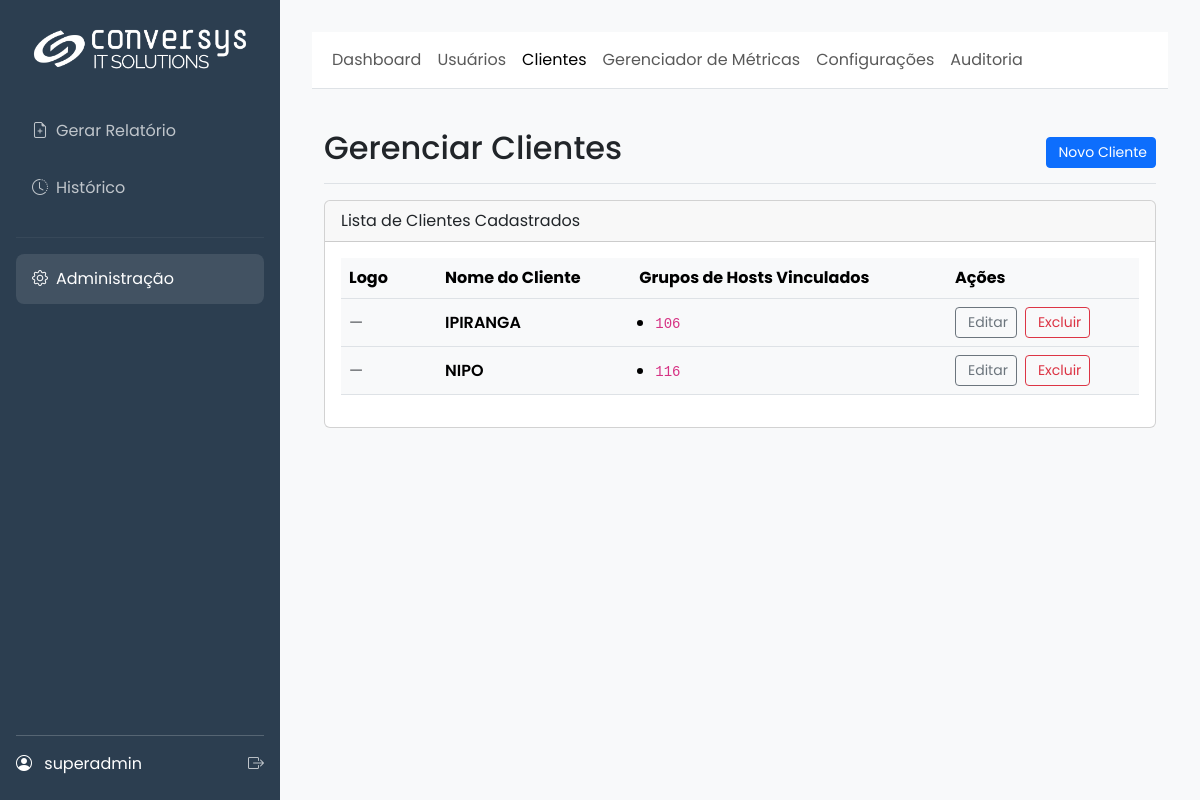
The app's page /admin/clients (signed in) with its own data.
### app/models.py (models this page shows, shortened)
class SystemConfig(db.Model):
    id = db.Column(db.Integer, primary_key=True)
    company_name = db.Column(db.String(100), default="Conversys IT Solutions")
    footer_text = db.Column(db.String(255), default=f"Conversys IT Solutions Copyright {dt.datetime.now().year} – Todos os direitos Reservados | Política de privacidade")
    primary_color = db.Column(db.String(7), default="#2c3e50")
    secondary_color = db.Column(db.String(7), default="#3498db")
    logo_dark_bg_path = db.Column(db.String(255), nullable=True)
    logo_light_bg_path = db.Column(db.String(255), nullable=True)
    login_background_path = db.Column(db.String(255), nullable=True)
    default_cover_path = db.Column(db.String(255), nullable=True)
    color_scheme = db.Column(db.String(10), default="light")
    color_bg_main = db.Column(db.String(7), default="#f8f9fa")
    color_bg_card = db.Column(db.String(7), default="#ffffff")
    color_text_light = db.Column(db.String(7), default="#212529")
    color_border = db.Column(db.String(7), default="#dee2e6")
    login_media_path = db.Column(db.String(255), nullable=True)
    report_cover_path = db.Column(db.String(255), nullable=True)
    report_final_page_path = db.Column(db.String(255), nullable=True)

class User(UserMixin, db.Model):
    id = db.Column(db.Integer, primary_key=True)
    username = db.Column(db.String(64), index=True, unique=True)
    email = db.Column(db.String(120), index=True, unique=True)
    password_hash = db.Column(db.String(256))
    role_id = db.Column(db.Integer, db.ForeignKey('role.id'))
    reports = db.relationship('Report', backref='user', lazy='dynamic')
    clients = db.relationship('Client', secondary=user_client_association, back_populates='users')
    def has_role(self, role_name):
        return self.role.name == role_name

class Client(db.Model):
    id = db.Column(db.Integer, primary_key=True)
    name = db.Column(db.String(100), nullable=False, unique=True)
    zabbix_url = db.Column(db.String(255), nullable=False)
    zabbix_user = db.Column(db.String(100), nullable=False)
    zabbix_password = db.Column(db.String(255), nullable=False)
    logo_path = db.Column(db.String(255))
    reports = db.relationship('Report', backref='client', lazy='dynamic')
    users = db.relationship('User', secondary=user_client_association, back_populates='clients')
    zabbix_groups = db.relationship('ClientZabbixGroup', backref='client', lazy='dynamic', cascade="all, delete-orphan")

class ClientZabbixGroup(db.Model):
    id = db.Column(db.Integer, primary_key=True)
    client_id = db.Column(db.Integer, db.ForeignKey('client.id'), nullable=False)
    group_id = db.Column(db.String(50), nullable=False)

### app/admin/routes.py (the view)
@admin.route('/clients')
@admin_required
def list_clients():
    _ensure_request_id()
    _log_debug("Listando clientes")
    clients = Client.query.all()
    return render_template('admin/clients.html', clients=clients, title="Clientes")

### app/__init__.py (called while the page is built)
@login_manager.user_loader
def load_user(user_id):
    from .models import User
    return db.session.get(User, int(user_id))

def _ensure_request_id():
    rid = getattr(g, "request_id", None)
    if not rid:
        rid = uuid.uuid4().hex
        g.request_id = rid
    return rid

### app/admin/routes.py (called while the page is built)
def _ensure_request_id():
    if not getattr(g, "request_id", None):
        g.request_id = uuid.uuid4().hex
    return g.request_id

def _log_debug(msg, **extra):
    rid = _ensure_request_id()
    payload = {"rid": rid, **extra}
    try:
        current_app.logger.debug(f"{msg} | {payload}")
    except Exception:
        print(f"DEBUG {msg} | {payload}")

### app/main/routes.py (called while the page is built)
@main.before_app_request
def before_request_func():
    g.sys_config = SystemConfig.query.first()

### app/utils.py (called while the page is built)
def admin_required(f):
    @wraps(f)
    @login_required
    def decorated_function(*args, **kwargs):
        if not (current_user.has_role('admin') or current_user.has_role('super_admin')):
            flash('Acesso negado. Você não tem permissão para acessar esta área.', 'danger')
            return redirect(url_for('main.gerar_form'))
        return f(*args, **kwargs)
    return decorated_function

### app/templates/admin/clients.html (shortened to what this page needs)
{% extends 'admin/base.html' %}
{% block admin_content %}
<div class="container-fluid">
    <div class="d-flex justify-content-between flex-wrap flex-md-nowrap align-items-center pt-3 pb-2 mb-3 border-bottom">
        <h1 class="h2">Gerenciar Clientes</h1>
        <div class="btn-toolbar mb-2 mb-md-0">
            <a href="{{ url_for('admin.add_client') }}" class="btn btn-sm btn-primary" id="btn-novo-cliente" data-debug="novo-cliente">
                 Novo Cliente
            </a>
        </div>
    </div>
    <div class="card" id="card-clientes">
        <div class="card-header">
            Lista de Clientes Cadastrados
        </div>
        <div class="card-body">
            <div class="table-responsive">
                <table class="table table-hover align-middle" id="tabela-clientes">
                    <thead>
                        <tr>
                            <th style="width: 6rem;">Logo</th>
                            <th>Nome do Cliente</th>
                            <th>Grupos de Hosts Vinculados</th>
                            <th style="width: 12rem;">Ações</th>
                        </tr>
                    </thead>
                    <tbody>
                        {% for client in clients %}
                        <tr data-client-id="{{ client.id }}">
                            <td>
                                {% if client.logo_path %}
                                    <img src="{{ url_for('main.uploaded_file', filename=client.logo_path) }}"
                                         alt="Logo {{ client.name }}" class="bg-light border rounded p-1"
                                         style="height:40px;max-width:120px;object-fit:contain">
                                {% else %}
                                    <span class="text-muted">—</span>
                                {% endif %}
                            </td>
                            <td class="fw-semibold">{{ client.name }}</td>
                            <td>
                                {% if client.zabbix_groups.count() > 0 %}
                                    <ul class="mb-0 ps-3">
                                        {% for g in client.zabbix_groups.all() %}
                                            <li><code>{{ g.group_id }}</code></li>
                                        {% endfor %}
                                    </ul>
                                {% else %}
                                    <span class="text-muted">Nenhum grupo vinculado</span>
                                {% endif %}
                            </td>
                            <td>
                                <div class="d-flex gap-2">
                                    <a class="btn btn-sm btn-outline-secondary"
                                       href="{{ url_for('admin.edit_client', client_id=client.id) }}"
                                       title="Editar" data-debug="editar">
                                         Editar
                                    </a>
                                    <form method="POST"
                                          action="{{ url_for('admin.delete_client', client_id=client.id) }}"
                                          class="d-inline-block form-delete-cliente"
                                          data-client-id="{{ client.id }}">
                                        <button type="submit" class="btn btn-sm btn-outline-danger"
                                                title="Excluir" data-debug="excluir">
                                             Excluir
                                        </button>
                                    </form>
                                </div>
                            </td>
                        </tr>
                        {% else %}
                        <tr>
                            <td colspan="4" class="text-center text-muted p-4">Nenhum cliente cadastrado.</td>
                        </tr>
                        {% endfor %}
                    </tbody>
                </table>
            </div>
        </div>
    </div>
</div>
{% endblock %}

### app/templates/base.html (shortened to what this page needs)
<!DOCTYPE html>
<html lang="pt-br" data-bs-theme="{{ g.sys_config.color_scheme | default('dark') }}">
<head>
    <link href="https://cdn.jsdelivr.net/npm/bootstrap@5.3.3/dist/css/bootstrap.min.css" rel="stylesheet">
    <link rel="stylesheet" href="https://cdn.jsdelivr.net/npm/bootstrap-icons@1.11.3/font/bootstrap-icons.min.css">
</head>
<body>
    <div class="d-flex">
        <div class="sidebar">
            <a href="{{ url_for('main.index') }}" class="logo">
                {% if g.sys_config.logo_dark_bg_path %}
                    <img src="{{ url_for('main.uploaded_file', filename=g.sys_config.logo_dark_bg_path) }}" alt="Logo">
                {% else %}
                    <span>{{ g.sys_config.company_name }}</span>
                {% endif %}
            </a>
            <ul class="nav flex-column">
                <li><a href="{{ url_for('main.gerar_form') }}" class="nav-link {% if request.endpoint == 'main.gerar_form' %}active{% endif %}"><i class="bi bi-file-earmark-plus me-2"></i>Gerar Relatório</a></li>
                <li><a href="{{ url_for('main.history') }}" class="nav-link {% if request.endpoint == 'main.history' %}active{% endif %}"><i class="bi bi-clock-history me-2"></i>Histórico</a></li>
                {% if current_user.has_role('admin') or current_user.has_role('super_admin') %}
                <hr style="border-color: rgba(255,255,255,0.2);">
                <li><a href="{{ url_for('admin.dashboard') }}" class="nav-link {% if 'admin.' in request.endpoint %}active{% endif %}"><i class="bi bi-gear me-2"></i>Administração</a></li>
                {% endif %}
            </ul>
            <div class="user-info">
                <div class="d-flex justify-content-between align-items-center">
                    <div>
                        <i class="bi bi-person-circle me-2"></i>
                        <span>{{ current_user.username }}</span>
                    </div>
                    <a href="{{ url_for('auth.logout') }}" title="Sair"><i class="bi bi-box-arrow-right"></i></a>
                </div>
            </div>
        </div>
        <div class="main-content flex-grow-1">
            {% block content %}{% endblock %}
        </div>
    </div>
</body>
</html>

### records on screen
SystemConfig: logo_dark_bg_path (picture)
User: username "superadmin"
Client: name "IPIRANGA"
ClientZabbixGroup: group_id "106"
Client: name "NIPO"
ClientZabbixGroup: group_id "116"
